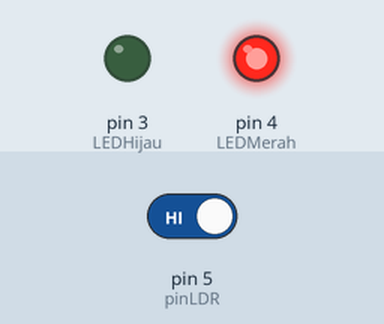
The sketch below on a simulated Arduino Uno, built with avr-gcc and run on an emulated ATmega328P. On the bench: output pins drawn as LEDs (lit = HIGH). The test bench sets the inputs (shaded band); at power-on: pin 5 (pinLDR) HIGH. What the sketch prints to the serial monitor is not drawn.

Above: at 1.2 s.
1.3 s: pin 5 (pinLDR) driven LOW
At 2.5 s:
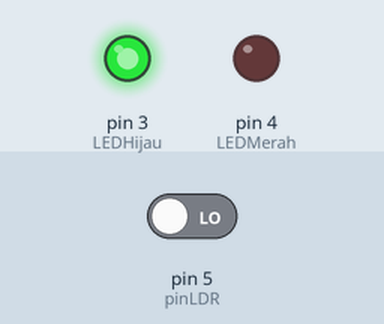
2.8 s: pin 5 (pinLDR) driven HIGH
At 3.9 s:
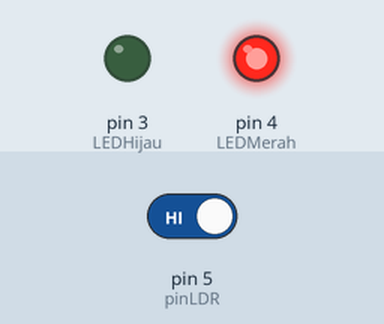
Timing chart, 0 to 5.8 s (numbered marks = the images above; inputs shaded):
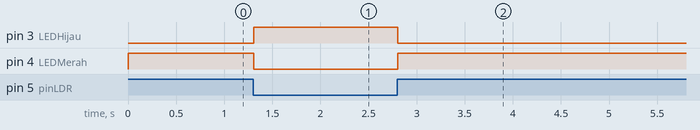

Measured:
- after the input at 1.3 s, pin 3 (LEDHijau): LOW → HIGH at once; pin 4 (LEDMerah): HIGH → LOW at once
- after the input at 2.8 s, pin 3 (LEDHijau): HIGH → LOW at once; pin 4 (LEDMerah): LOW → HIGH at once

The sketch:

ldr_led_digital.ino
```cpp
#define pinLDR 5
#define LEDMerah 4
#define LEDHijau 3

void setup() {
  // put your setup code here, to run once:
  Serial.begin(9600);
  pinMode(LEDMerah, OUTPUT);
  pinMode(LEDHijau, OUTPUT);
}

void loop() {
  // put your main code here, to run repeatedly:
  bool bacaLDR = digitalRead(pinLDR);
  Serial.println(bacaLDR);
  if(bacaLDR == LOW){
    digitalWrite(LEDHijau, HIGH);
    digitalWrite(LEDMerah, LOW);
  }
  else{
    digitalWrite(LEDHijau, LOW);
    digitalWrite(LEDMerah, HIGH);
  }
}
```
